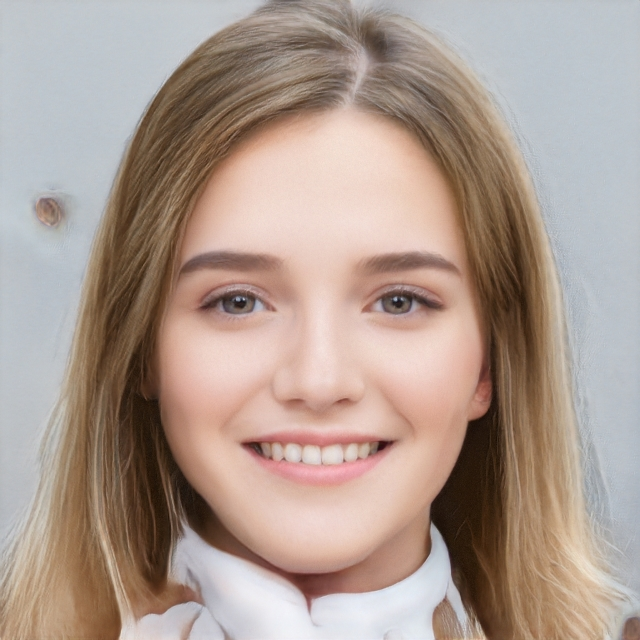
#> input picture 资源/实例代码/8.5.1  静态图像中人脸检测/stardust/ai.jpg, 640 x 640 px
$ python stardust.py
#> lines starting #> are read from the running program, lines starting #| are printed output that depends on the picture; after the words box and inside, x2 and y2 are one past the last pixel; in counts of white or black regions, pixels touching at a corner belong together
#file      stardust.py
#author    凡尘(Kevin Brooks)
#version   1.0
#date      2021_02_19
#github    https://github.com/stardust-scitech/OpenCM
#copyright Copyright (C) 2018, Stardust Studio, All Rights Reserved
#license   http://www.apache.org/licenses/LICENSE-2.0

#导入cv2模块，定义别名为cv
import cv2 as cv

#导入级联分类器训练结果
face_cascade = cv.CascadeClassifier("haarcascade_frontalface_default.xml")
#载入人工合成的人脸
img = cv.imread("ai.jpg")
#> img is the input picture: shape (640, 640, 3); mean B, G, R 144.8, 155.1, 173.7
#BGR转灰度
gray = cv.cvtColor(img,cv.COLOR_BGR2GRAY)
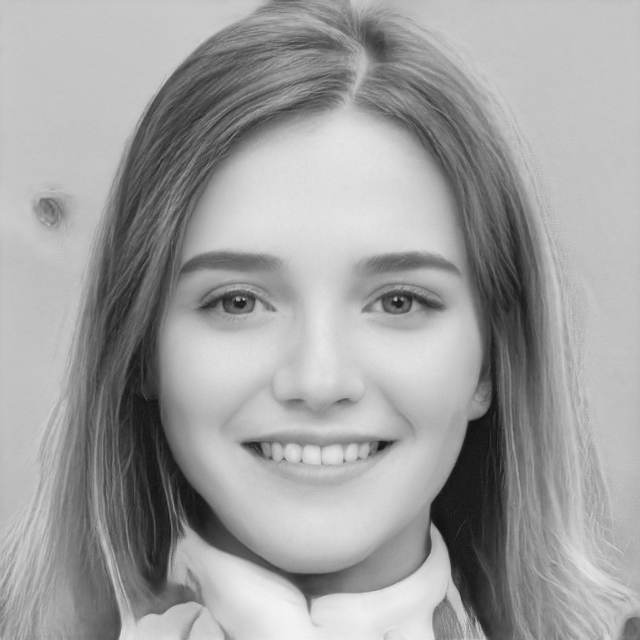
#> gray: shape (640, 640); min 16, max 244, mean 159.5
#基于训练结果进行人脸识别
faces = face_cascade.detectMultiScale(gray,1.1,3)
#> faces = [[116, 141, 403, 403]]

#框选出所有人脸
for (x,y,w,h) in faces:
    img = cv.rectangle(img, (x,y), (x+w,y+h), (255,0,0), 4)
#> this loop made 1 pass
#> pass 1, `img = cv.rectangle(img, (x,y), (x+w,y+h), (255,0,0), 4)`:
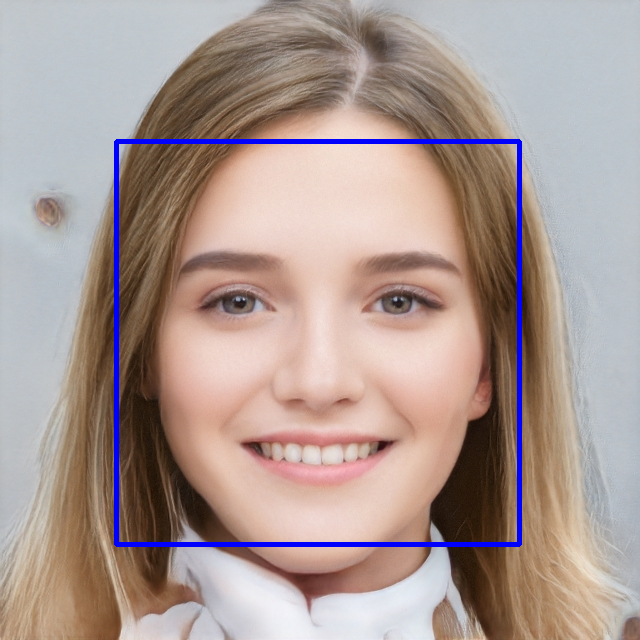
#> img: shape (640, 640, 3); 1.96% of pixels changed, all inside (x1, y1, x2, y2) = (114, 139, 522, 547)

#显示处理后的图像
cv.imshow("Face detection image",img)
#等待按下任意按键继续运行下一条语句
cv.waitKey(0)
